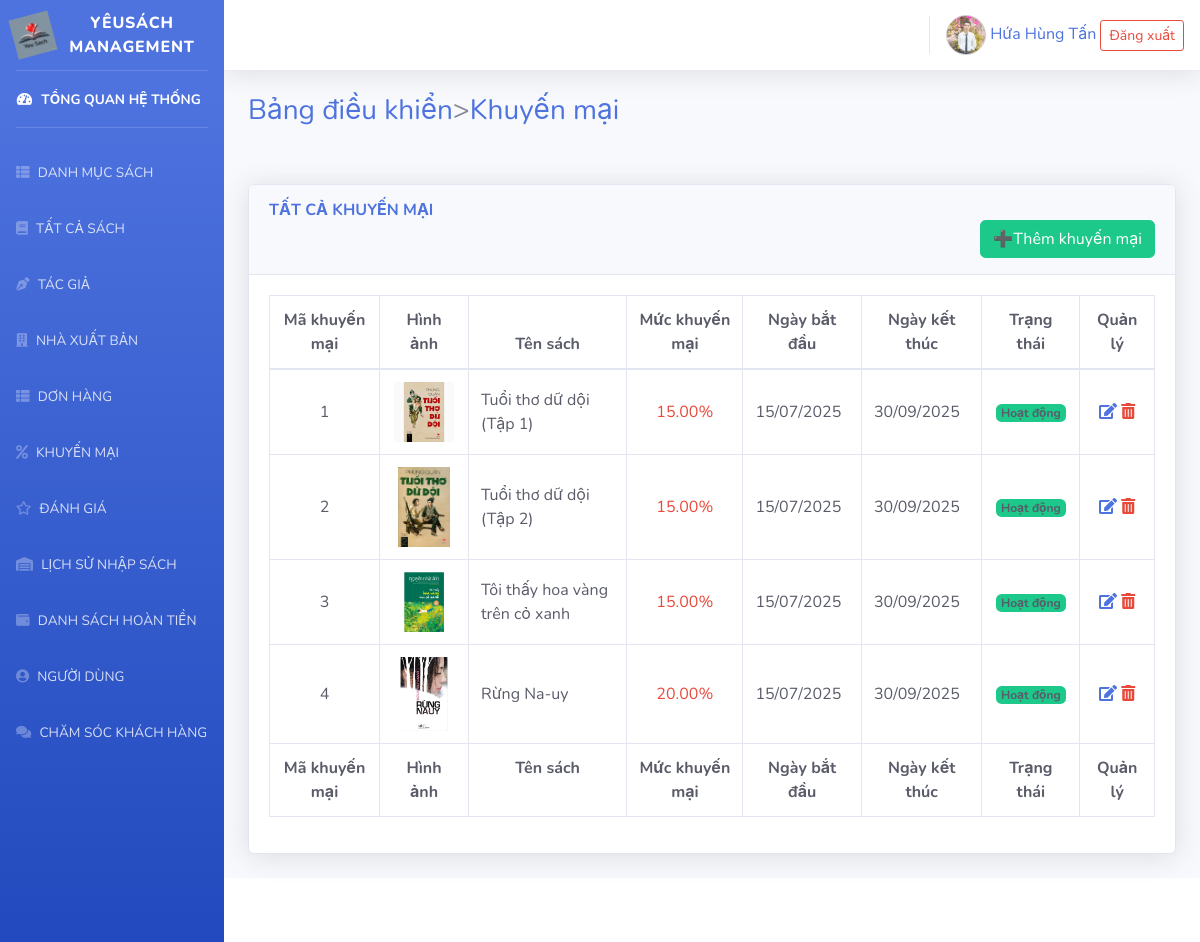
Page /bookshop/admin/listkhuyenmai.php (signed in) on the committed database.
### tables this page shows
CREATE TABLE `discount` (
  `discount_id` int(11) NOT NULL,
  `book_id` int(11) DEFAULT NULL,
  `discount_percent` decimal(4,2) DEFAULT NULL CHECK (`discount_percent` between 0 and 100),
  `start_date` date DEFAULT NULL,
  `end_date` date DEFAULT NULL,
  `is_deleted` tinyint(1) DEFAULT 0
);

CREATE TABLE `book_images` (
  `img_id` int(11) NOT NULL,
  `book_id` int(11) DEFAULT NULL,
  `img_url` varchar(255) DEFAULT NULL,
  `is_primary` tinyint(1) DEFAULT 0
);

CREATE TABLE `books` (
  `book_id` int(11) NOT NULL,
  `name` varchar(255) NOT NULL,
  `description` text DEFAULT NULL,
  `price_in` decimal(10,2) DEFAULT NULL,
  `price_out` decimal(10,2) DEFAULT NULL,
  `price_discount` decimal(10,2) DEFAULT NULL,
  `quantity` int(11) DEFAULT 0,
  `sold` int(11) DEFAULT 0,
  `category_id` int(11) DEFAULT NULL,
  `publisher_id` int(11) DEFAULT NULL,
  `author_id` int(11) DEFAULT NULL,
  `rating` decimal(2,1) DEFAULT 3.0,
  `is_discounted` tinyint(1) DEFAULT 0,
  `created_at` timestamp NOT NULL DEFAULT current_timestamp(),
  `updated_at` timestamp NOT NULL DEFAULT current_timestamp() ON UPDATE current_timestamp(),
  `is_deleted` tinyint(1) DEFAULT 0
);

### bookshop/admin/listkhuyenmai.php (the view, shortened to what this page needs)
<?php
require('includes/header.php');
require('../database/conn.php');
?>
<div>
    <h3><a href="index.php">Bảng điều khiển</a>><a href="listkhuyenmai.php">Khuyến mại</a></h3>
    <br>
    <br>
    <div class="card shadow mb-4">
                        <div class="card-header py-3">
                            <h6 class="m-0 font-weight-bold text-primary">TẤT CẢ KHUYẾN MẠI</h6>
                            <a class="d-flex justify-content-end text-decoration-none" href="add_discount.php"><button class="btn btn-success">➕Thêm khuyến mại</button></a>
                        </div>
                        <div class="card-body">
                            <div class="table-responsive">
                                <table class="table table-bordered text-dark fw-normal" id="dataTable" width="100%" cellspacing="0">
                                    <thead>
                                        <tr>
                                            <th class="text-center">Mã khuyến mại</th>
                                            <th class="text-center">Hình ảnh</th>
                                            <th class="text-center">Tên sách</th>
                                            <th class="text-center">Mức khuyến mại</th>
                                            <th class="text-center">Ngày bắt đầu</th>
                                            <th class="text-center">Ngày kết thúc</th>
                                            <th class="text-center">Trạng thái</th>
                                            <th class="text-center">Quản lý</th>
                                        </tr>
                                    </thead>
                                    <tfoot>
                                        <tr>
                                            <th class="text-center">Mã khuyến mại</th>
                                            <th class="text-center">Hình ảnh</th>
                                            <th class="text-center">Tên sách</th>
                                            <th class="text-center">Mức khuyến mại</th>
                                            <th class="text-center">Ngày bắt đầu</th>
                                            <th class="text-center">Ngày kết thúc</th>
                                            <th class="text-center">Trạng thái</th>
                                            <th class="text-center">Quản lý</th>
                                        </tr>
                                    </tfoot>
                                    <tbody>
                                        <?php
                                        $limit = 10;
                                        $page = isset($_GET['page']) ? (int)$_GET['page'] : 1;
                                        $start = ($page - 1) * $limit;
                                       $sql_str = "SELECT d.discount_id, d.discount_percent, d.start_date, d.end_date, d.is_deleted,
                                                        b.name AS book_name, bi.img_url
                                                    FROM discount d
                                                    JOIN books b ON d.book_id = b.book_id
                                                    LEFT JOIN book_images bi ON b.book_id = bi.book_id AND bi.is_primary = 1
                                                    ORDER BY d.discount_id
                                                    LIMIT $start, $limit
                                                ";
                                        $result = mysqli_query($conn, $sql_str);
                                        while($row= mysqli_fetch_assoc($result)){
                                        ?>
                                        <tr>
                                            <td class="text-center align-middle"><?= $row['discount_id'] ?></td>
                                            <td class="text-center">
                                            <img src="../<?= $row['img_url'] ?: 'data_image/book/default.jpg' ?>"
                                                alt="ảnh bìa" style="max-height:80px; max-width:60px; object-fit:cover;">
                                            </td>
                                            <td class="align-middle"><?= $row['book_name'] ?></td>
                                            <td class="text-danger fw-bold text-center align-middle">
                                                <?= $row['discount_percent'] ?>%
                                            </td>
                                            <td class="align-middle"><?= date('d/m/Y', strtotime($row['start_date'])) ?></td>
                                            <td class="align-middle"><?= date('d/m/Y', strtotime($row['end_date'])) ?></td>
                                            <td class="text-center align-middle">
                                                <?php if ($row['is_deleted']) { ?>
                                                    <span class="badge bg-secondary">Vô hiệu hóa</span>
                                                <?php } else { ?>
                                                    <span class="badge bg-success">Hoạt động</span>
                                                <?php } ?>
                                            </td>
                                            <td class="text-center align-middle">
                                                <a href="update_discount.php?id=<?= $row['discount_id'] ?>" class="text-primary me-2" title="Chỉnh sửa">
                                                    <i class="fas fa-edit"></i>
                                                </a>
                                                <?php if (!$row['is_deleted']): ?>
                                                    <a href="delete_discount.php?id=<?= $row['discount_id'] ?>"
                                                    onclick="return confirm('Bạn có chắc muốn ẩn khuyến mại này?');"
                                                    class="text-danger" title="Ẩn khuyến mại">
                                                    <i class="fas fa-trash-alt"></i>
                                                    </a>
                                                <?php endif; ?>
                                            </td>
                                        </tr>
                                        <?php
                                        }
                                        ?>
                                    </tbody>
                                </table>
                            </div>
                        </div>
                    </div>
</div>
<?php
require("includes/footer.php");
?>

### rows in the picture
discount: discount_id "1", book_images.img_url (picture), book.name "Tuổi thơ dữ dội (Tập 1)", discount_percent "15.00", start_date "15/07/2025", end_date "30/09/2025", is_deleted "Hoạt động"
discount: discount_id "2", book_images.img_url (picture), book.name "Tuổi thơ dữ dội (Tập 2)", discount_percent "15.00", start_date "15/07/2025", end_date "30/09/2025", is_deleted "Hoạt động"
discount: discount_id "3", book_images.img_url (picture), book.name "Tôi thấy hoa vàng trên cỏ xanh", discount_percent "15.00", start_date "15/07/2025", end_date "30/09/2025", is_deleted "Hoạt động"
discount: discount_id "4", book_images.img_url (picture), book.name "Rừng Na-uy", discount_percent "20.00", start_date "15/07/2025", end_date "30/09/2025", is_deleted "Hoạt động"

### other values in the picture
$_SESSION['name'] "Hứa Hùng Tấn"
